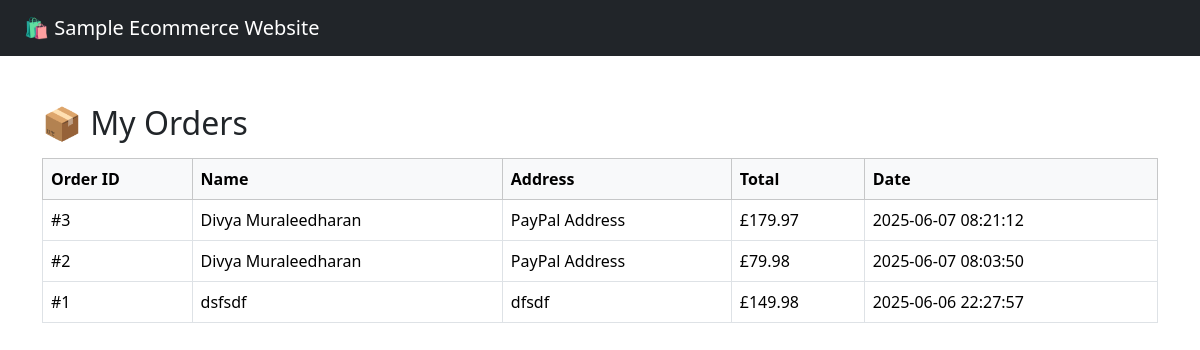
Screenshot of /orders.php (signed in) with the database file from the repository.
### tables this page shows
CREATE TABLE IF NOT EXISTS `orders` (
  `id` int NOT NULL AUTO_INCREMENT,
  `user_email` varchar(100) DEFAULT NULL,
  `name` varchar(100) DEFAULT NULL,
  `address` text,
  `total` decimal(10,2) DEFAULT NULL,
  `created_at` timestamp NULL DEFAULT CURRENT_TIMESTAMP,
  PRIMARY KEY (`id`)
);

### orders.php (the view, shortened to what this page needs)
<?php
require_once 'includes/db.php';
$email = $_SESSION['user']['email'];
$stmt = $pdo->prepare("SELECT * FROM orders WHERE user_email = ? ORDER BY created_at DESC");
$stmt->execute([$email]);
$orders = $stmt->fetchAll();
?>
<!DOCTYPE html>
<html lang="en">
<head>
  <link href="https://cdn.jsdelivr.net/npm/bootstrap@5.3.3/dist/css/bootstrap.min.css" rel="stylesheet">
</head>
<body>
<nav class="navbar navbar-dark bg-dark px-4">
  <a class="navbar-brand" href="index.php">🛍️ Sample Ecommerce Website</a>
</nav>
<div class="container mt-5">
  <h2>📦 My Orders</h2>
  <?php if ($orders): ?>
    <table class="table table-bordered mt-3">
      <thead class="table-light">
        <tr>
          <th>Order ID</th>
          <th>Name</th>
          <th>Address</th>
          <th>Total</th>
          <th>Date</th>
        </tr>
      </thead>
      <tbody>
        <?php foreach ($orders as $order): ?>
        <tr>
          <td>#<?= $order['id'] ?></td>
          <td><?= htmlspecialchars($order['name']) ?></td>
          <td><?= htmlspecialchars($order['address']) ?></td>
          <td>£<?= number_format($order['total'], 2) ?></td>
          <td><?= $order['created_at'] ?></td>
        </tr>
        <?php endforeach; ?>
      </tbody>
    </table>
  <?php else: ?>
    <div class="alert alert-info mt-4">You have not placed any orders yet.</div>
  <?php endif; ?>
</div>
</body>
</html>

### rows the page displays
orders: id "3", name "Divya Muraleedharan", address "PayPal Address", total "179.97", created_at "2025-06-07 08:21:12"
orders: id "2", name "Divya Muraleedharan", address "PayPal Address", total "79.98", created_at "2025-06-07 08:03:50"
orders: id "1", name "dsfsdf", address "dfsdf", total "149.98", created_at "2025-06-06 22:27:57"
